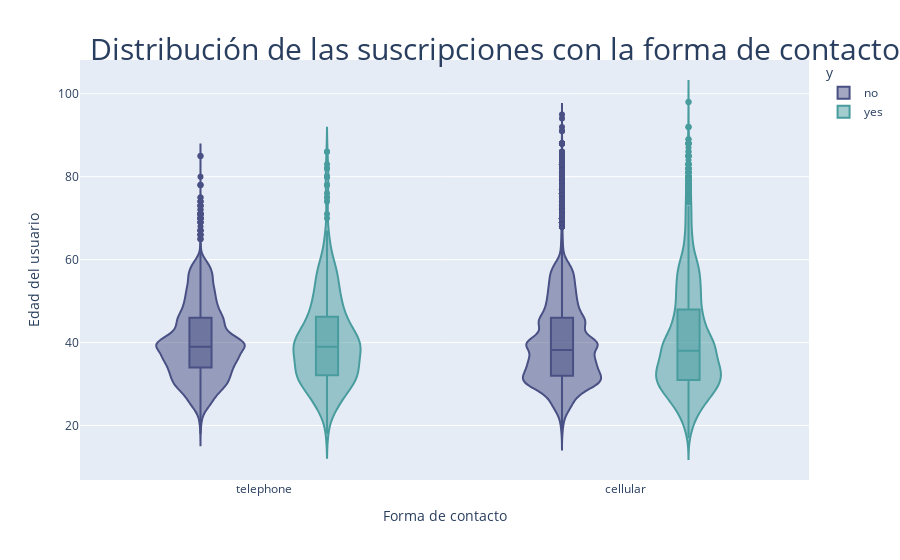

The notebook cell saved with this chart:
### Markdown cell above
# 3.7. Analizar la distribucíon de la forma de contacto ('contact') y la edad ('age') en función de las suscripciones (‘y’) mediante un violinplot

### Code cell
fig = px.violin(bank, y = 'age', x = 'contact', color = 'y', box = True,
                color_discrete_map = {'yes':'#489C9E','no':'#495084'},
                labels = dict(age = 'Edad del usuario',
													 contact = 'Forma de contacto'),)
fig.update_layout(title = dict(text = "Distribución de las suscripciones con la forma de contacto y la edad.", 
															 font = dict(size = 30),
															 automargin = True,
															 yref = 'paper',
															 x = 0.1,
															 y = 1))

fig.show()

### Figure 1 — Plotly figure (JSON) as saved in the notebook; plotly's stock layout.template omitted (floating-point values rounded to 4 significant figures; data arrays with more than 128 entries replaced by an {"elided": "..."} marker saying what was removed)
{"data": [{"alignmentgroup": "True", "box": {"visible": true}, "hovertemplate": "y=no<br>Forma de contacto=%{x}<br>Edad del usuario=%{y}<extra></extra>", "legendgroup": "no", "marker": {"color": "#495084"}, "name": "no", "offsetgroup": "no", "orientation": "v", "scalegroup": "True", "showlegend": true, "type": "violin", "x": {"elided": "38156 str values"}, "x0": " ", "xaxis": "x", "y": {"elided": "38156 float values"}, "y0": " ", "yaxis": "y"}, {"alignmentgroup": "True", "box": {"visible": true}, "hovertemplate": "y=yes<br>Forma de contacto=%{x}<br>Edad del usuario=%{y}<extra></extra>", "legendgroup": "yes", "marker": {"color": "#489C9E"}, "name": "yes", "offsetgroup": "yes", "orientation": "v", "scalegroup": "True", "showlegend": true, "type": "violin", "x": {"elided": "4844 str values"}, "x0": " ", "xaxis": "x", "y": {"elided": "4844 float values"}, "y0": " ", "yaxis": "y"}], "layout": {"legend": {"title": {"text": "y"}, "tracegroupgap": 0}, "margin": {"t": 60}, "title": {"automargin": true, "font": {"size": 30}, "text": "Distribución de las suscripciones con la forma de contacto y la edad.", "x": 0.1, "y": 1, "yref": "paper"}, "violinmode": "group", "xaxis": {"anchor": "y", "domain": [0, 1], "title": {"text": "Forma de contacto"}}, "yaxis": {"anchor": "x", "domain": [0, 1], "title": {"text": "Edad del usuario"}}}}
